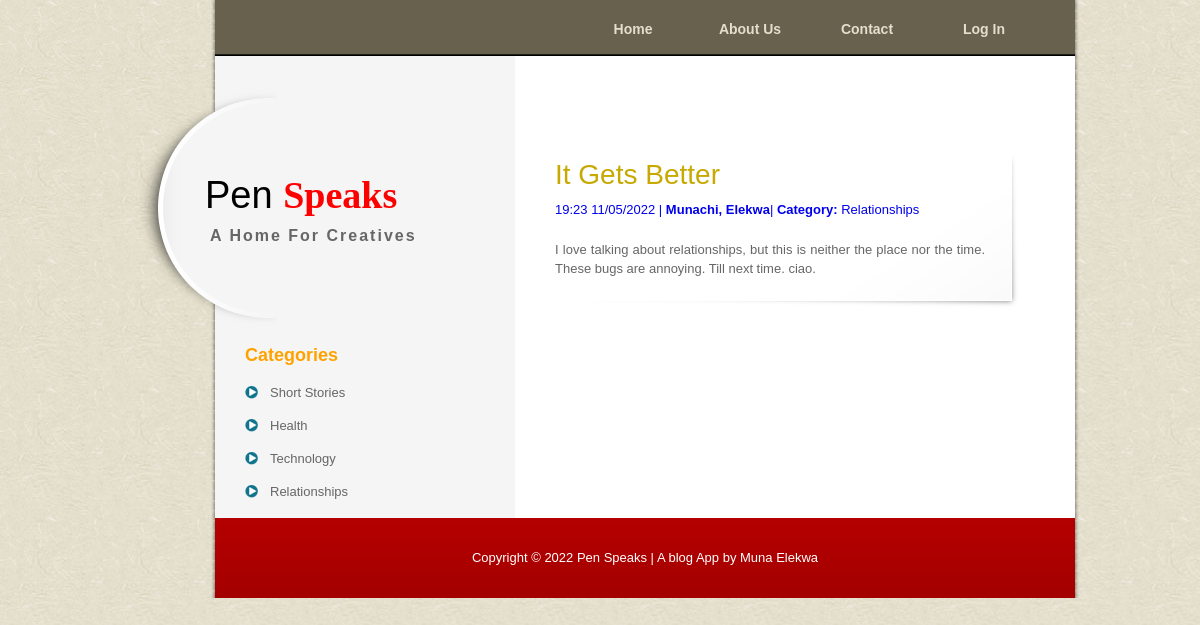
Screenshot of /post/2 with the database file from the repository.
### models.py (models this page shows, shortened)
class Blogpost(db.Model):
    id = db.Column(db.Integer, primary_key=True)
    title = db.Column(db.String(255), nullable=False)
    content = db.Column(db.Text, nullable=False)
    category = db.Column(db.String(255), nullable=False)
    date_posted = db.Column(db.DateTime, nullable=False, default=datetime.utcnow)
    user_id = db.Column(db.Integer, db.ForeignKey('user.id'))

class User(db.Model, UserMixin):
    id = db.Column(db.Integer(), primary_key=True)
    firstname = db.Column(db.String(255), nullable=False)
    lastname = db.Column(db.String(255), nullable=False)
    email = db.Column(db.String(255), nullable=False, unique=True)
    password = db.Column(db.String(60), nullable=False)
    posts = db.relationship('Blogpost', backref='author', lazy=True)

### app.py (the view)
@app.route('/post/<int:post_id>')
def post(post_id):
    post = Blogpost.query.get_or_404(post_id)
    return render_template('blog_post.html', post=post)

### templates/blog_post.html
{% extends 'layout.html' %}
{% block nav %}
{% if current_user.is_authenticated %}
    <ul>
        <li><a href="/">Home</a></li>
        <li><a href="/about">About Us</a></li>
        <li><a href="/contact">Contact</a></li>
        <li><a href="/my posts">Posts</a></li>
        <li><a href="/login">Log Out</a></li>
    </ul>
{% else %}
    <ul>
        <li><a href="/">Home</a></li>
        <li><a href="/about">About Us</a></li>
        <li><a href="/contact">Contact</a></li>
        <li><a href="/login">Log In</a></li>
    </ul>
{% endif %}
{% endblock nav %}
{% block content %}
<div class="post_section">
    {% if post.user_id == current_user.id %}
        <h2>{{ post.title }}</h2>
        <p>{{ post.date_posted.strftime("%H:%M  %m/%d/%Y") }} | <strong>{{post.author.firstname}} {{ post.author.lastname}}</strong>| <strong>Category:</strong> <a href="{{ url_for('cat', post_cat=post.category) }}">{{ post.category }}</a></p>
        <p>{{ post.content }}</p>
        <div class="update">
            <button><a href="{{ url_for('edit_post', post_id=post.id) }}">Edit</a></button>
            <button><a href="{{ url_for('del_post', post_id=post.id) }}">Delete</a></button>
        </div>
    {% else %}
    <h2>{{ post.title }}</h2>
    <p>{{ post.date_posted.strftime("%H:%M  %m/%d/%Y") }} | <strong>{{post.author.firstname}}, {{ post.author.lastname}}</strong>| <strong>Category:</strong> <a href="{{ url_for('cat', post_cat=post.category) }}">{{ post.category }}</a></p>
    <p>{{ post.content }}</p>
    {% endif %}
</div>
{% endblock content %}

### static/style.css (style rules this page uses)
body { margin: 0px; padding: 0px; color: #666; font-family: Helevetica,Arial,sans-serif; font-size: 13px; line-height:1.5em; background-image: url(images/templatemo_body.jpg); background-repeat: repeat; }
a, a:link, a:visited { text-decoration: none; }
p { margin: 0px; padding: 0 0 10px 0; }
h2 { font-size: 28px; font-weight: normal; line-height: 28px; margin: 0 0 30px 0; padding: 0; color: #c7a902; }
#templatemo_menu ul { float: right; margin: 0; padding: 0; list-style: none; }
#templatemo_menu ul li { padding: 0px; margin: 0px; display: inline; }
#templatemo_menu ul li a { float: left; display: block; width: 112px; height: 48px; padding: 0; margin: 0 5px 0 0 ; font-size: 14px; text-align: center; text-decoration: none; color: #e4decd; font-weight: bold; outline: none; border: none; }
.post_section { clear: both; position: relative; padding: 0 60px 10px 0; margin: 40px 0; background: url(images/templatemo_post_bottom.png) bottom left no-repeat; }
.post_section h2 { margin: 0; padding: 10px 0 10px 0; line-height: 30px; }
.post_section p { text-align: justify; margin-bottom: 10px; }

### rows the page displays
Blogpost: title "It Gets Better", date_posted "19:23 11/05/2022", category "Relationships", content "I love talking about relationships, but this is neither the place nor the time. These bugs are annoying. Till next time. ciao."
User: author.firstname "Munachi", author.lastname "Elekwa"
